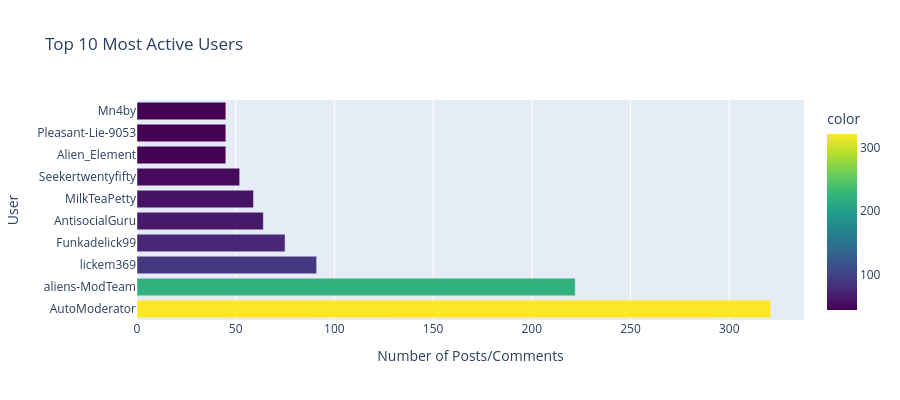

Notebook code for this chart:
### Code cell
# Ile unikalnych użytkowników?
print(f"Unique users: {df['author'].nunique()}")
print(f"Deleted/removed authors: {(df['author'] == '').sum()}")

# Aktywność użytkowników - top 10
print("\n=== TOP 10 most active users ===")
top_users = df['author'].value_counts().head(10)
print(top_users)

# Wykres top users
fig = px.bar(x=top_users.values, y=top_users.index, orientation='h',
             title='Top 10 Most Active Users',
             labels={'x': 'Number of Posts/Comments', 'y': 'User'},
             color=top_users.values,
             color_continuous_scale='Viridis')
fig.update_layout(height=400, showlegend=False)
fig.show()

### Figure 1 — Plotly figure (JSON) as saved in the notebook; plotly's stock layout.template omitted (floating-point values rounded to 4 significant figures)
{"data": [{"hovertemplate": "Number of Posts/Comments=%{x}<br>User=%{y}<br>color=%{marker.color}<extra></extra>", "legendgroup": "", "marker": {"color": [321, 222, 91, 75, 64, 59, 52, 45, 45, 45], "coloraxis": "coloraxis", "pattern": {"shape": ""}}, "name": "", "orientation": "h", "showlegend": false, "textposition": "auto", "type": "bar", "x": [321, 222, 91, 75, 64, 59, 52, 45, 45, 45], "xaxis": "x", "y": ["AutoModerator", "aliens-ModTeam", "lickem369", "Funkadelick99", "AntisocialGuru", "MilkTeaPetty", "Seekertwentyfifty", "Alien_Element", "Pleasant-Lie-9053", "Mn4by"], "yaxis": "y"}], "layout": {"barmode": "relative", "coloraxis": {"colorbar": {"title": {"text": "color"}}, "colorscale": [[0, "#440154"], [0.1111, "#482878"], [0.2222, "#3e4989"], [0.3333, "#31688e"], [0.4444, "#26828e"], [0.5556, "#1f9e89"], [0.6667, "#35b779"], [0.7778, "#6ece58"], [0.8889, "#b5de2b"], [1, "#fde725"]]}, "height": 400, "legend": {"tracegroupgap": 0}, "showlegend": false, "title": {"text": "Top 10 Most Active Users"}, "xaxis": {"anchor": "y", "domain": [0, 1], "title": {"text": "Number of Posts/Comments"}}, "yaxis": {"anchor": "x", "domain": [0, 1], "title": {"text": "User"}}}}
